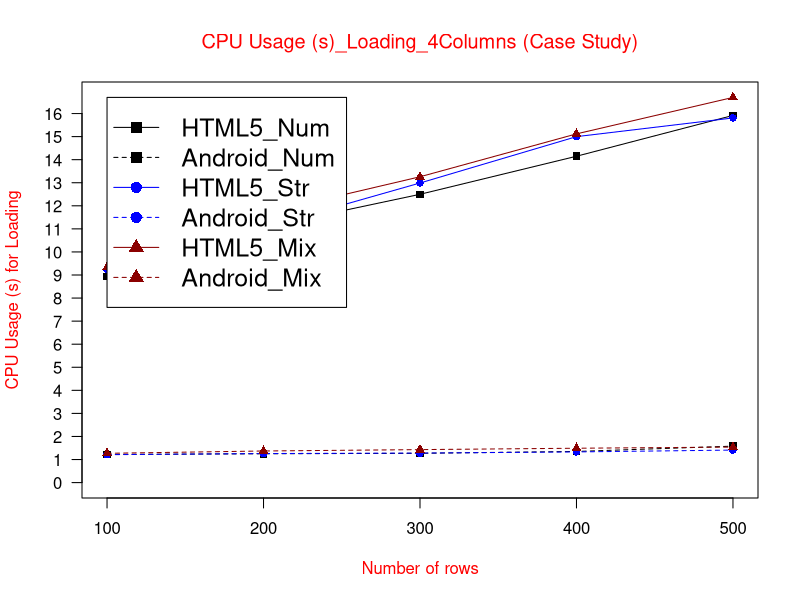

Source code (R):
data <- read.table("(CS)CU(s)loading4col.txt", header = TRUE)

max_y <- max(data)
plot_colors <- c("black", "blue", "red4")
png(filename="(CS)CU(s)loading4col.png", height = 1000, width = 1450, bg = "white")
plot(data$HTML5_Num, type = "o", col = plot_colors[1], pch=15,  ylim=c(0,max_y), axes=FALSE, ann=FALSE)
axis(1, at=1:5, lab=c("100", "200", "300", "400", "500"))
axis(2, las=1, at=1*0:max_y, cex.axis = 1)

box()
lines(data$Android_Num, type="o", pch=15, lty=2, col=plot_colors[1])
lines(data$HTML5_Str, type="o", pch=16, lty=1,  col=plot_colors[2])
lines(data$Android_Str, type="o", pch=16, lty=2,  col=plot_colors[2])   
lines(data$HTML5_Mix, type="o", pch=17, lty=1, col=plot_colors[3])
lines(data$Android_Mix, type="o", pch=17, lty=2,   col=plot_colors[3])

title(main="CPU Usage (s)_Loading_4Columns (Case Study)", col.main="red", font.main=6)
title(xlab= "Number of rows", col.lab="red")
title(ylab= "CPU Usage (s) for Loading", col.lab="red")
legend(1, max_y, names(data), cex=1.5, col=c("black", "black","blue", "blue","red4","red4"), pch=c(15,15,16,16,17,17), lty=c(1,2,1,2,1,2));

dev.off()
